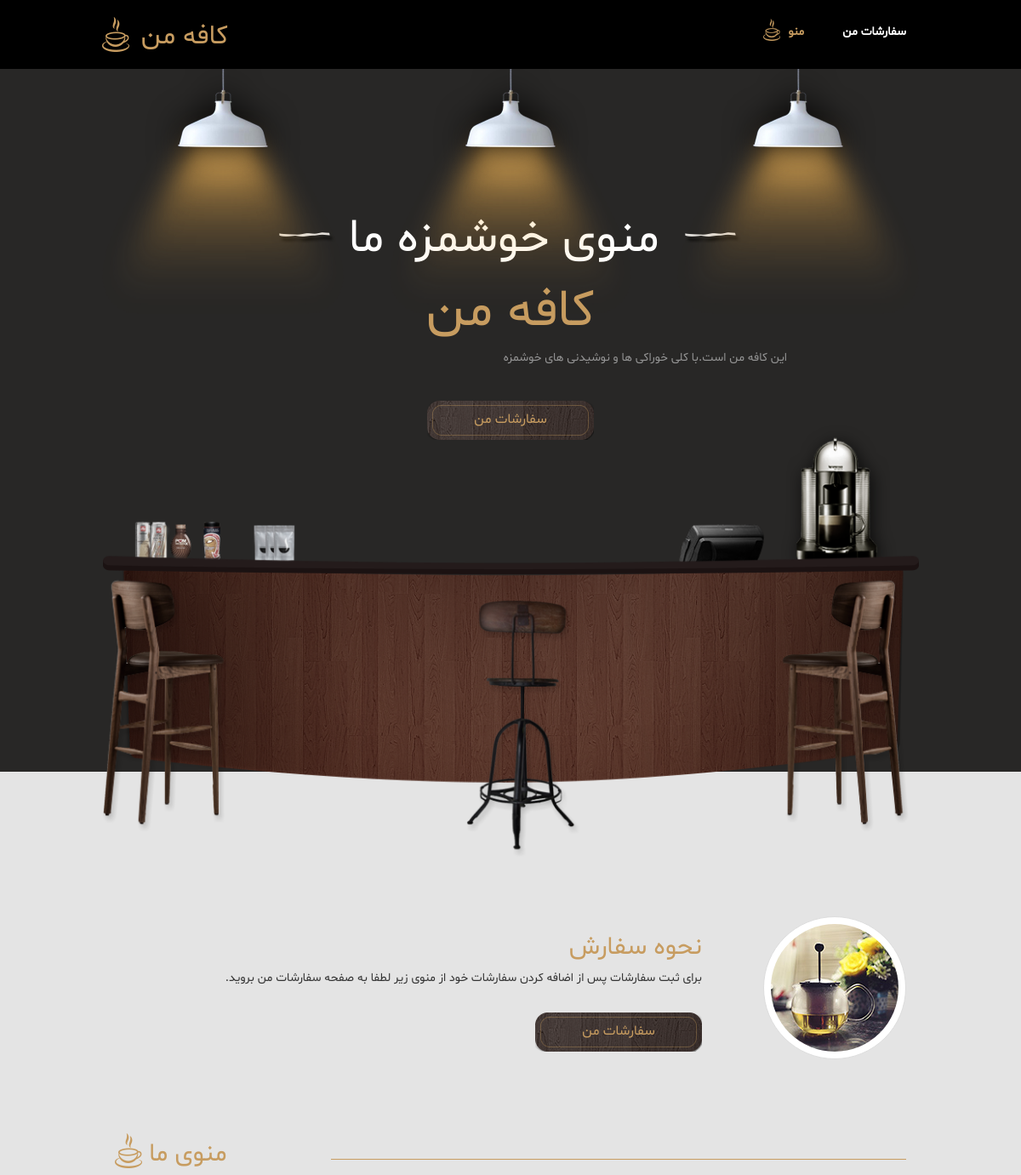
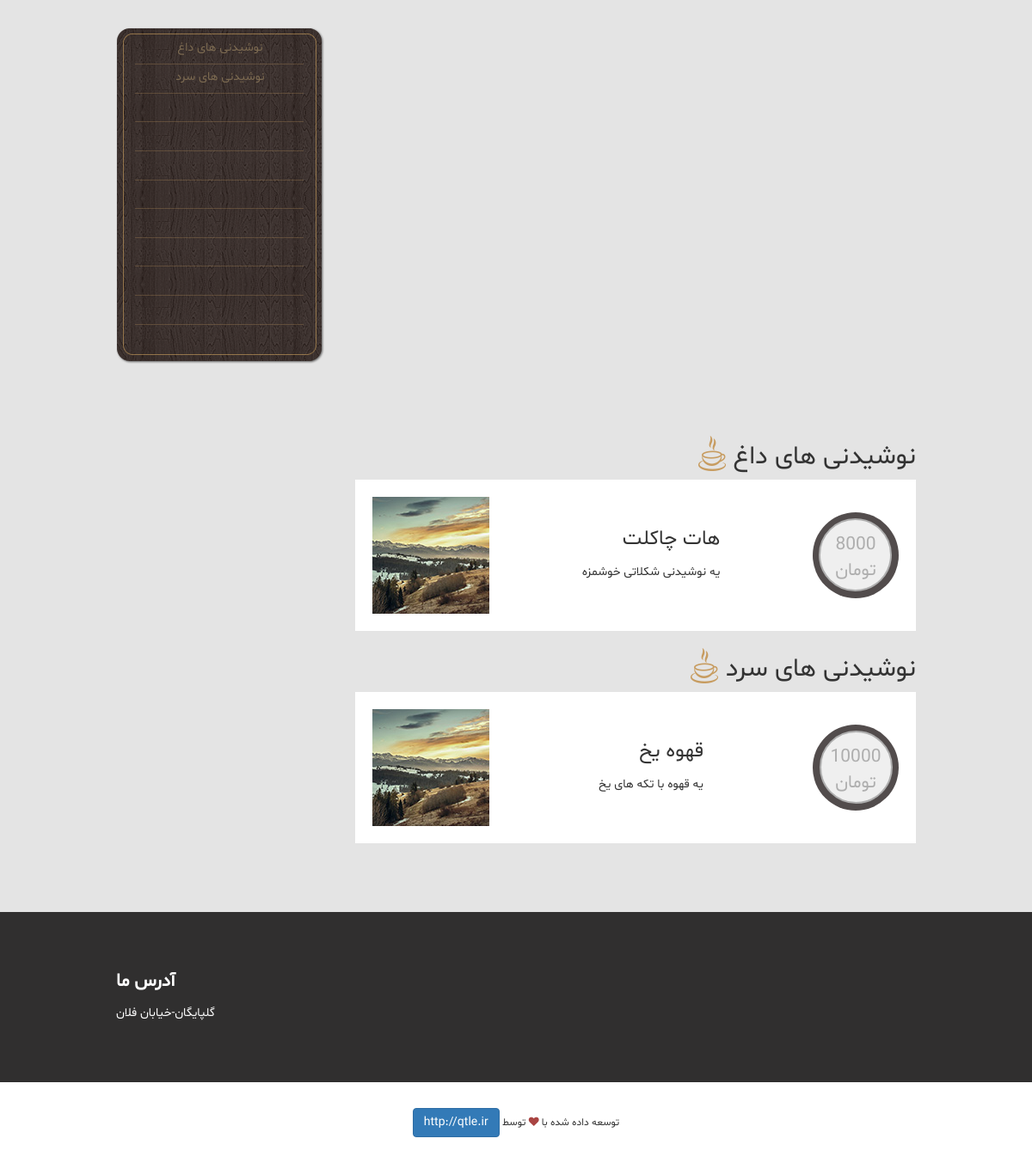
The page / on the database its author committed (2 pictures, top to bottom).
### tables this page shows
CREATE TABLE `information` (
  `id` int(11) NOT NULL,
  `name` varchar(100) NOT NULL,
  `description` text NOT NULL,
  `address` text NOT NULL
);

CREATE TABLE `category` (
  `id` int(255) NOT NULL,
  `name` varchar(100) NOT NULL
);

CREATE TABLE `product` (
  `id` int(11) NOT NULL,
  `category_id` int(11) NOT NULL,
  `name` varchar(500) NOT NULL,
  `price` int(11) NOT NULL,
  `description` text NOT NULL,
  `img` text NOT NULL
);

### index.php (the view, shortened to what this page needs)
<?php
include 'includes/db.php';
$get_info = "SELECT * FROM information";
$run_info = mysqli_query($con, $get_info);
$row_info = mysqli_fetch_array($run_info);
$shop_name = $row_info['name'];
$shop_desc = $row_info['description'];
$shop_add = $row_info['address'];
?>
<!DOCTYPE html>
<html lang="en">
<head>
  <link href="css/bootstrap.min.css" rel="stylesheet">
  <link href="css/font-awesome.min.css" rel="stylesheet">
  <link href="css/templatemo-style.css" rel="stylesheet">
  </head>
  <body>
    <div class="tm-top-header">
      <div class="container">
        <div class="row">
          <div class="tm-top-header-inner">
            <div class="tm-logo-container">
              <img src="img/logo.png" alt="Logo" class="tm-site-logo">
              <h1 class="tm-site-name tm-handwriting-font"><?php echo ($shop_name); ?></h1>
            </div>
            <nav class="tm-nav">
              <ul>
                <li><a href="index.php" class="active">منو</a></li>
                <li><a href="order.php">سفارشات من</a></li>
              </ul>
            </nav>
          </div>
        </div>
      </div>
    </div>
    <section class="tm-welcome-section">
      <div class="container tm-position-relative">
        <div class="tm-lights-container">
          <img src="img/light.png" alt="Light" class="light light-1">
          <img src="img/light.png" alt="Light" class="light light-2">
          <img src="img/light.png" alt="Light" class="light light-3">
        </div>
        <div class="row tm-welcome-content">
          <h2 class="white-text tm-handwriting-font tm-welcome-header"><img src="img/header-line.png" alt="Line" class="tm-header-line">&nbsp;منوی خوشمزه ما&nbsp;&nbsp;<img src="img/header-line.png" alt="Line" class="tm-header-line"></h2>
          <h2 class="gold-text tm-welcome-header-2"><?php echo($shop_name); ?></h2>
          <p class="gray-text tm-welcome-description"><?php echo($shop_desc); ?></p>
          <a href="order.php" class="tm-more-button tm-more-button-welcome">سفارشات من</a>
        </div>
        <img src="img/table-set.png" alt="Table Set" class="tm-table-set img-responsive">
      </div>
    </section>
    <div class="tm-main-section light-gray-bg">
      <div class="container" id="main">
      <section class="tm-section row text-right" style="direction:rtl;">
          <div class="col-lg-9 col-md-9 col-sm-8">
            <h2 class="tm-section-header gold-text tm-handwriting-font">نحوه سفارش</h2>
            <p class="tm-welcome-description">برای ثبت سفارشات پس از اضافه کردن سفارشات خود از منوی زیر لطفا به صفحه سفارشات من بروید.</p>
            <a href="order.php" class="tm-more-button margin-top-30">سفارشات من</a>
          </div>
          <div class="col-lg-3 col-md-3 col-sm-4 tm-welcome-img-container">
            <div class="inline-block shadow-img">
              <img src="img/1.jpg" alt="Image" class="img-circle img-thumbnail">
            </div>
          </div>
        </section>
        <section class="tm-section row">
          <div class="col-lg-12 tm-section-header-container margin-bottom-30">
            <h2 class="tm-section-header gold-text tm-handwriting-font"><img src="img/logo.png" alt="Logo" class="tm-site-logo"> منوی ما</h2>
            <div class="tm-hr-container"><hr class="tm-hr"></div>
          </div>
          <div>
            <div class="col-lg-12 col-md-12" id="menu">
              <div class="tm-position-relative margin-bottom-30">
                <nav class="tm-side-menu">
                  <ul>
                <?php
                  $get_cat = "SELECT * FROM category";
                  $run_cat = mysqli_query($con, $get_cat);
                  while($row = mysqli_fetch_array($run_cat)){
                    $cat_id = $row['id'];
                    $cat_name = $row['name']; ?>
                    <li><a href="#<?php echo($cat_id); ?>"><?php echo($cat_name); ?></a></li>
                <?php
                  }
                ?>
                  </ul>
                </nav>
                <img src="img/vertical-menu-bg.png" alt="Menu bg" class="tm-side-menu-bg">
              </div>
            </div>
            <div class="tm-menu-product-content col-lg-12 col-md-12 text-right" style="margin-top: 25em;">
            <?php
              $get_cat = "SELECT * FROM category";
              $run_cat = mysqli_query($con, $get_cat);
              while($row = mysqli_fetch_array($run_cat)){
                $cat_id = $row['id'];
                $cat_name = $row['name']; ?>
                  <h2 id="<?php echo($cat_id); ?>" class="text-right"><img src="img/logo.png" alt="Logo" class="tm-site-logo"> <?php echo($cat_name); ?></h2>
              <?php
                $get_pro = "SELECT * FROM product WHERE category_id=$cat_id";
                $run_pro = mysqli_query($con, $get_pro);
                while($row_pro = mysqli_fetch_array($run_pro)){
                  $pro_id = $row_pro['id'];
                  $pro_name = $row_pro['name'];
                  $pro_price = $row_pro['price'];
                  $pro_desc = $row_pro['description'];
                  $pro_img = $row_pro['img']; ?>
                  <div class="tm-product">
                    <img src="img/pro/<?php echo($pro_img); ?>" alt="<?php echo ($pro_name); ?>">
                    <div class="tm-product-text">
                      <h3 class="tm-product-title"><?php echo($pro_name); ?></h3>
                      <p class="tm-product-description"><?php echo($pro_desc); ?></p>
                    </div>
                    <div class="tm-product-price">
                      <button type="button" onclick="set_order(<?php echo($pro_id); ?>)" class="tm-product-price-link tm-handwriting-font"><?php echo($pro_price); ?> تومان</button>
                    </div>
                  </div>
              <?php
                }
              }
            ?>
            </div>
          </div>
        </section>
      </div>
    </div>
    <footer>
      <div class="tm-black-bg">
        <div class="container">
          <div class="row margin-bottom-60">
            <div class="col-lg-5 col-md-5 tm-footer-div">
              <h3 class="tm-footer-div-title">آدرس ما</h3>
              <p class="margin-top-15"><?php echo($shop_add); ?></p>
            </div>
          </div>
        </div>
      </div>
      <div>
        <div class="container">
          <div class="row tm-copyright" style="direction:rtl;">
           <p class="col-lg-12 small copyright-text text-center ">توسعه داده شده با <i class="fa fa-heart text-danger"></i> توسط <a class="btn btn-primary" target="_blank" href="http://qtle.ir">http://qtle.ir</a></>
         </div>
       </div>
     </div>
   </footer>
 </body>
 </html>

### rows shown on the page
information: name "کافه من", description "این کافه من است.با کلی خوراکی ها و نوشیدنی های خوشمزه", address "گلپایگان-خیابان فلان"
category: name "نوشیدنی های داغ"
category: name "نوشیدنی های سرد"
product: img (picture), name "هات چاکلت", description "یه نوشیدنی شکلاتی خوشمزه", price "8000"
product: img (picture), name "قهوه یخ", description "یه قهوه با تکه های یخ", price "10000"
